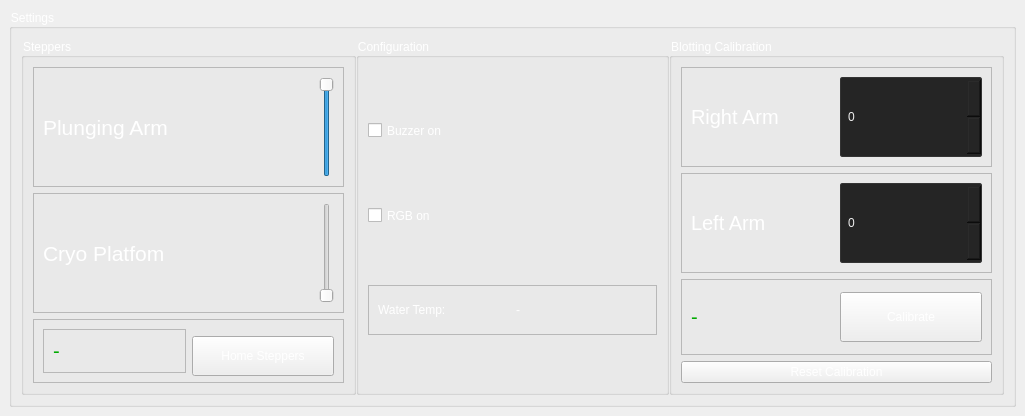
            <widget class="QWidget" name="page_settings">
             <layout class="QVBoxLayout" name="verticalLayout_9">
              <property name="spacing">
               <number>6</number>
              </property>
              <property name="leftMargin">
               <number>9</number>
              </property>
              <property name="topMargin">
               <number>9</number>
              </property>
              <property name="rightMargin">
               <number>9</number>
              </property>
              <property name="bottomMargin">
               <number>9</number>
              </property>
              <item>
               <widget class="QGroupBox" name="settings_box">
                <property name="styleSheet">
                 <string notr="true">color: rgb(255, 255, 255)</string>
                </property>
                <property name="title">
                 <string>Settings</string>
                </property>
                <layout class="QHBoxLayout" name="horizontalLayout_3">
                 <item>
                  <layout class="QHBoxLayout" name="horizontalLayout_8">
                   <property name="spacing">
                    <number>0</number>
                   </property>
                   <item>
                    <widget class="QGroupBox" name="stepper_box">
                     <property name="title">
                      <string>Steppers</string>
                     </property>
                     <layout class="QVBoxLayout" name="verticalLayout_11">
                      <item>
                       <widget class="QFrame" name="frame_13">
                        <property name="minimumSize">
                         <size>
                          <width>311</width>
                          <height>76</height>
                         </size>
                        </property>
                        <property name="frameShape">
                         <enum>QFrame::StyledPanel</enum>
                        </property>
                        <property name="frameShadow">
                         <enum>QFrame::Raised</enum>
                        </property>
                        <layout class="QHBoxLayout" name="horizontalLayout_18">
                         <item>
                          <widget class="QLabel" name="plunging_lable">
                           <property name="font">
                            <font>
                             <family>Arial</family>
                             <pointsize>16</pointsize>
                            </font>
                           </property>
                           <property name="statusTip">
                            <string/>
                           </property>
                           <property name="whatsThis">
                            <string/>
                           </property>
                           <property name="accessibleName">
                            <string/>
                           </property>
                           <property name="accessibleDescription">
                            <string/>
                           </property>
                           <property name="text">
                            <string>Plunging Arm</string>
                           </property>
                          </widget>
                         </item>
                         <item>
                          <widget class="QSlider" name="plunging_slider">
                           <property name="styleSheet">
                            <string notr="true">gridline-color: qradialgradient(spread:repeat, cx:0.5, cy:0.5, radius:0.077, fx:0.5, fy:0.5, stop:0 rgba(0, 169, 255, 147), stop:0.497326 rgba(0, 0, 0, 147), stop:1 rgba(0, 169, 255, 147));</string>
                           </property>
                           <property name="minimum">
                            <number>-99</number>
                           </property>
                           <property name="maximum">
                            <number>0</number>
                           </property>
                           <property name="orientation">
                            <enum>Qt::Vertical</enum>
                           </property>
                          </widget>
                         </item>
                        </layout>
                       </widget>
                      </item>
                      <item>
                       <widget class="QFrame" name="frame_12">
                        <property name="minimumSize">
                         <size>
                          <width>311</width>
                          <height>76</height>
                         </size>
                        </property>
                        <property name="frameShape">
                         <enum>QFrame::StyledPanel</enum>
                        </property>
                        <property name="frameShadow">
                         <enum>QFrame::Raised</enum>
                        </property>
                        <layout class="QHBoxLayout" name="horizontalLayout_19">
                         <item>
                          <widget class="QLabel" name="cryo_lable">
                           <property name="font">
                            <font>
                             <family>Arial</family>
                             <pointsize>16</pointsize>
                            </font>
                           </property>
                           <property name="text">
                            <string>Cryo Platfom</string>
                           </property>
                          </widget>
                         </item>
                         <item>
                          <widget class="QSlider" name="cryo_slider">
                           <property name="orientation">
                            <enum>Qt::Vertical</enum>
                           </property>
                          </widget>
                         </item>
                        </layout>
                       </widget>
                      </item>
                      <item>
                       <widget class="QFrame" name="frame_15">
                        <property name="minimumSize">
                         <size>
                          <width>0</width>
                          <height>50</height>
                         </size>
                        </property>
                        <property name="frameShape">
                         <enum>QFrame::StyledPanel</enum>
                        </property>
                        <property name="frameShadow">
                         <enum>QFrame::Raised</enum>
                        </property>
                        <layout class="QHBoxLayout" name="horizontalLayout_21">
                         <item>
                          <widget class="QFrame" name="frame_16">
                           <property name="minimumSize">
                            <size>
                             <width>120</width>
                             <height>0</height>
                            </size>
                           </property>
                           <property name="frameShape">
                            <enum>QFrame::StyledPanel</enum>
                           </property>
                           <property name="frameShadow">
                            <enum>QFrame::Raised</enum>
                           </property>
                           <layout class="QGridLayout" name="gridLayout_11">
                            <item row="0" column="0">
                             <widget class="QLabel" name="homing_sucess_label">
                              <property name="font">
                               <font>
                                <pointsize>15</pointsize>
                               </font>
                              </property>
                              <property name="styleSheet">
                               <string notr="true">color: rgb(0, 170, 0);</string>
                              </property>
                              <property name="text">
                               <string>-</string>
                              </property>
                             </widget>
                            </item>
                           </layout>
                          </widget>
                         </item>
                         <item>
                          <widget class="QPushButton" name="home_button">
                           <property name="minimumSize">
                            <size>
                             <width>92</width>
                             <height>40</height>
                            </size>
                           </property>
                           <property name="maximumSize">
                            <size>
                             <width>160</width>
                             <height>30</height>
                            </size>
                           </property>
                           <property name="text">
                            <string>Home Steppers</string>
                           </property>
                          </widget>
                         </item>
                        </layout>
                       </widget>
                      </item>
                     </layout>
                    </widget>
                   </item>
                   <item>
                    <widget class="QGroupBox" name="data_box">
                     <property name="title">
                      <string>Configuration</string>
                     </property>
                     <layout class="QGridLayout" name="gridLayout_7">
                      <item row="0" column="0">
                       <widget class="QCheckBox" name="buzzer_button">
                        <property name="minimumSize">
                         <size>
                          <width>289</width>
                          <height>31</height>
                         </size>
                        </property>
                        <property name="text">
                         <string>Buzzer on</string>
                        </property>
                       </widget>
                      </item>
                      <item row="1" column="0">
                       <widget class="QCheckBox" name="checkBox_3">
                        <property name="minimumSize">
                         <size>
                          <width>0</width>
                          <height>31</height>
                         </size>
                        </property>
                        <property name="text">
                         <string>RGB on</string>
                        </property>
                       </widget>
                      </item>
                      <item row="2" column="0">
                       <widget class="QFrame" name="frame_25">
                        <property name="maximumSize">
                         <size>
                          <width>16777215</width>
                          <height>50</height>
                         </size>
                        </property>
                        <property name="frameShape">
                         <enum>QFrame::StyledPanel</enum>
                        </property>
                        <property name="frameShadow">
                         <enum>QFrame::Raised</enum>
                        </property>
                        <layout class="QHBoxLayout" name="horizontalLayout_7">
                         <item>
                          <widget class="QLabel" name="label_13">
                           <property name="text">
                            <string>Water Temp:</string>
                           </property>
                          </widget>
                         </item>
                         <item>
                          <widget class="QLabel" name="water_temp_label">
                           <property name="text">
                            <string>-</string>
                           </property>
                          </widget>
                         </item>
                        </layout>
                       </widget>
                      </item>
                     </layout>
                    </widget>
                   </item>
                   <item>
                    <widget class="QGroupBox" name="blotting_box_3">
                     <property name="title">
                      <string>Blotting Calibration</string>
                     </property>
                     <layout class="QVBoxLayout" name="verticalLayout_10">
                      <item>
                       <widget class="QFrame" name="frame_9">
                        <property name="minimumSize">
                         <size>
                          <width>311</width>
                          <height>76</height>
                         </size>
                        </property>
                        <property name="frameShape">
                         <enum>QFrame::StyledPanel</enum>
                        </property>
                        <property name="frameShadow">
                         <enum>QFrame::Raised</enum>
                        </property>
                        <layout class="QHBoxLayout" name="horizontalLayout_15">
                         <item>
                          <widget class="QLabel" name="label_10">
                           <property name="minimumSize">
                            <size>
                             <width>121</width>
                             <height>41</height>
                            </size>
                           </property>
                           <property name="font">
                            <font>
                             <pointsize>15</pointsize>
                            </font>
                           </property>
                           <property name="text">
                            <string>Right Arm</string>
                           </property>
                          </widget>
                         </item>
                         <item>
                          <widget class="QDoubleSpinBox" name="calib_right">
                           <property name="minimumSize">
                            <size>
                             <width>121</width>
                             <height>80</height>
                            </size>
                           </property>
                           <property name="styleSheet">
                            <string notr="true">background-color: #252525;
color : #eee;
border: 1px solid #343434;
padding: 3px;
padding-left: 5px;
border-radius : 2px;</string>
                           </property>
                           <property name="suffix">
                            <string/>
                           </property>
                           <property name="decimals">
                            <number>0</number>
                           </property>
                           <property name="minimum">
                            <double>-100.000000000000000</double>
                           </property>
                           <property name="maximum">
                            <double>200.000000000000000</double>
                           </property>
                           <property name="value">
                            <double>0.000000000000000</double>
                           </property>
                          </widget>
                         </item>
                        </layout>
                       </widget>
                      </item>
                      <item>
                       <widget class="QFrame" name="frame_10">
                        <property name="minimumSize">
                         <size>
                          <width>311</width>
                          <height>76</height>
                         </size>
                        </property>
                        <property name="frameShape">
                         <enum>QFrame::StyledPanel</enum>
                        </property>
                        <property name="frameShadow">
                         <enum>QFrame::Raised</enum>
                        </property>
                        <layout class="QHBoxLayout" name="horizontalLayout_16">
                         <item>
                          <widget class="QLabel" name="label_11">
                           <property name="minimumSize">
                            <size>
                             <width>111</width>
                             <height>41</height>
                            </size>
                           </property>
                           <property name="font">
                            <font>
                             <pointsize>15</pointsize>
                            </font>
                           </property>
                           <property name="text">
                            <string>Left Arm</string>
                           </property>
                          </widget>
                         </item>
                         <item>
                          <widget class="QDoubleSpinBox" name="calib_left">
                           <property name="minimumSize">
                            <size>
                             <width>121</width>
                             <height>80</height>
                            </size>
                           </property>
                           <property name="styleSheet">
                            <string notr="true">background-color: #252525;
color : #eee;
border: 1px solid #343434;
padding: 3px;
padding-left: 5px;
border-radius : 2px;</string>
                           </property>
                           <property name="decimals">
                            <number>0</number>
                           </property>
                           <property name="minimum">
                            <double>-100.000000000000000</double>
                           </property>
                           <property name="maximum">
                            <double>200.000000000000000</double>
                           </property>
                          </widget>
                         </item>
                        </layout>
                       </widget>
                      </item>
                      <item>
                       <widget class="QFrame" name="frame_11">
                        <property name="minimumSize">
                         <size>
                          <width>311</width>
                          <height>76</height>
                         </size>
                        </property>
                        <property name="frameShape">
                         <enum>QFrame::StyledPanel</enum>
                        </property>
                        <property name="frameShadow">
                         <enum>QFrame::Raised</enum>
                        </property>
                        <layout class="QHBoxLayout" name="horizontalLayout_17">
                         <item>
                          <widget class="QLabel" name="calib_sucess_label">
                           <property name="font">
                            <font>
                             <pointsize>15</pointsize>
                            </font>
                           </property>
                           <property name="styleSheet">
                            <string notr="true">color: rgb(0, 170, 0);</string>
                           </property>
                           <property name="text">
                            <string>-</string>
                           </property>
                          </widget>
                         </item>
                         <item>
                          <widget class="QPushButton" name="calib_save_button">
                           <property name="minimumSize">
                            <size>
                             <width>92</width>
                             <height>50</height>
                            </size>
                           </property>
                           <property name="text">
                            <string>Calibrate</string>
                           </property>
                          </widget>
                         </item>
                        </layout>
                       </widget>
                      </item>
                      <item>
                       <widget class="QPushButton" name="reset_calib_button">
                        <property name="text">
                         <string>Reset Calibration</string>
                        </property>
                       </widget>
                      </item>
                     </layout>
                    </widget>
                   </item>
                  </layout>
                 </item>
                </layout>
               </widget>
              </item>
             </layout>
            </widget>
